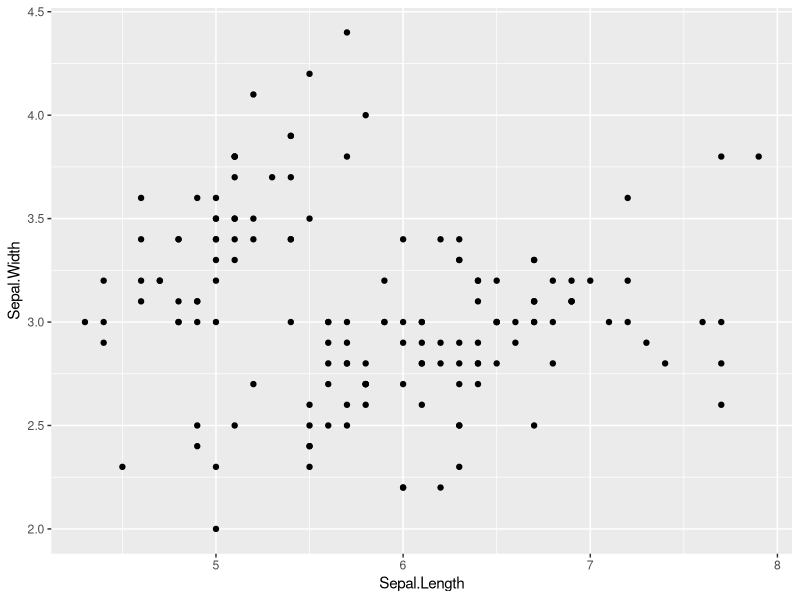
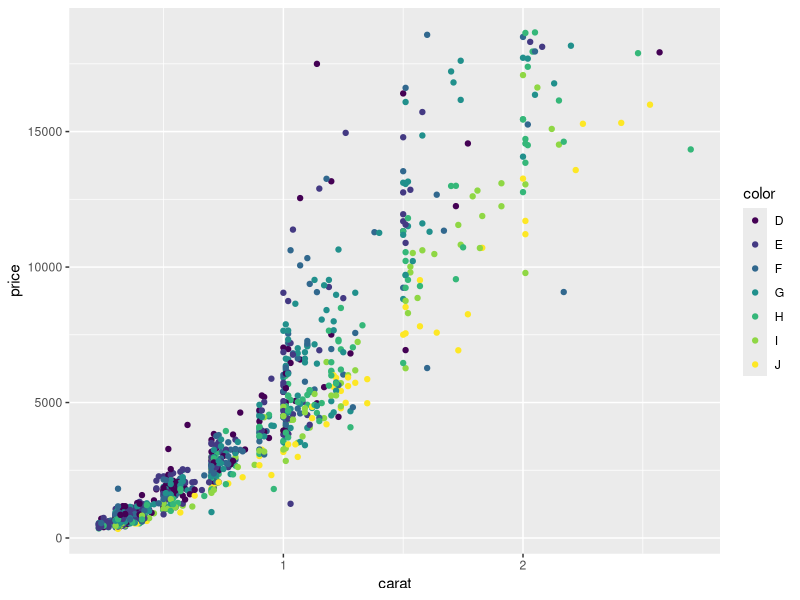
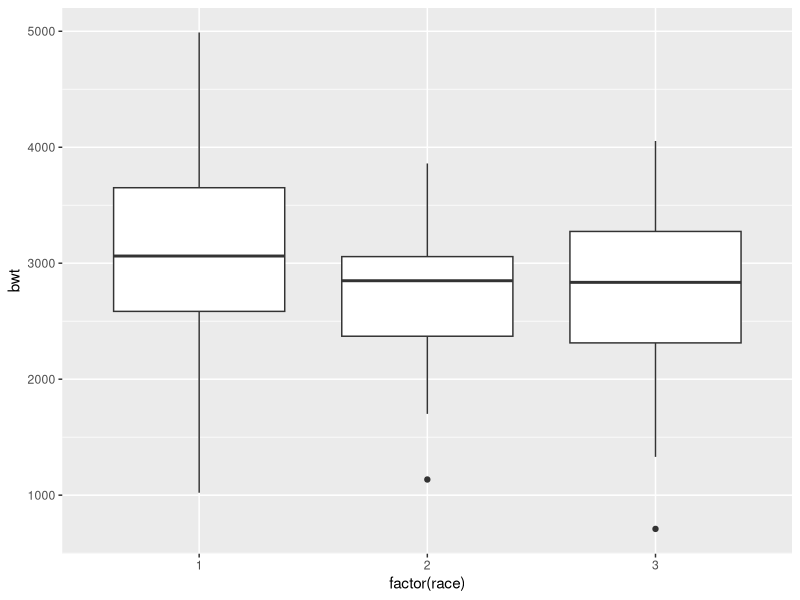
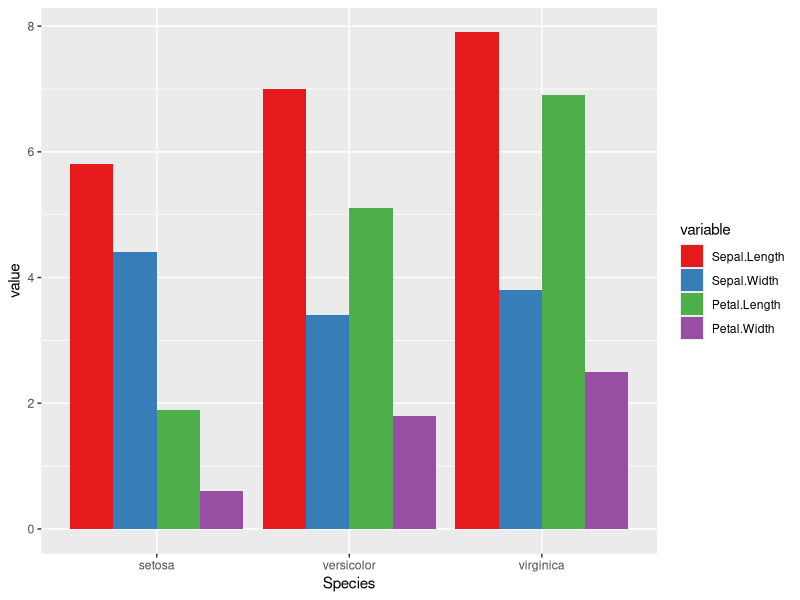

Reproduce these figures in R, in order.
# ggplot learning script
# Naupaka Zimmerman naupaka@gmail.com
# February 22, 2015

install.packages("ggplot2", dependencies = TRUE)
install.packages("plyr")
install.packages("ggthemes")
install.packages("reshape2")

library("ggplot2")
library("reshape2")
library("ggthemes")
library("plyr")

myplot <- ggplot(data = iris, aes(x = Sepal.Length, y = Sepal.Width)) + geom_point()
myplot 

d2 <- diamonds[sample(1:dim(diamonds)[1], 1000), ]

dim(diamonds)
dim(diamonds)[1]

ggplot(d2, aes(carat, price, color=color)) + geom_point()

library(MASS)
ggplot(birthwt, aes(factor(race), bwt)) + geom_boxplot()

library("reshape2")
df  <- melt(iris, id.vars = "Species")
ggplot(df, aes(Species, value, fill = variable)) +
    geom_bar(stat = "identity", position = "dodge") +
    scale_fill_brewer(palette = "Set1")

# Done with lecture

# I'm in the cloud
